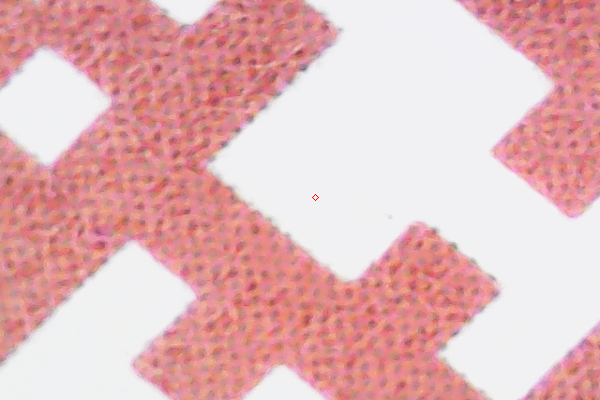
#> input picture opencv_frame_1.png, 600 x 400 px
$ python Test.py
#> lines starting #> are read from the running program, lines starting #| are printed output that depends on the picture; long printed decimals are rounded
#!/usr/bin/env python3
# -*- coding: utf-8 -*-
"""
Created on Wed Sep 27 19:26:39 2023

@author: frankzhao
"""
import time
import numpy as np
import cv2 as cv
#Threshold for matching
MIN_MATCH_COUNT = 10

img1 = cv.imread('opencv_frame_1.png',0) #180 theta
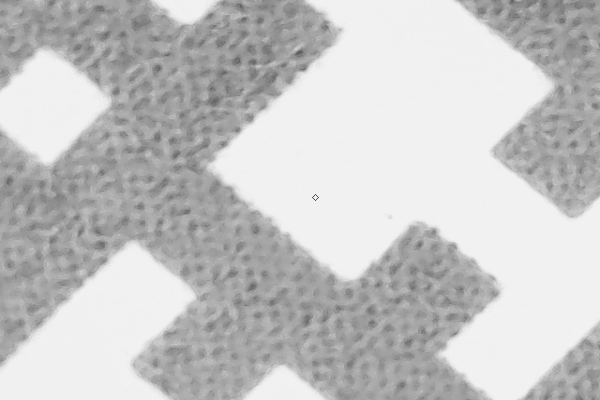
#> img1: shape (400, 600); min 76, max 242, mean 197.1
img2 = cv.imread('opencv_frame_2.png', 0)
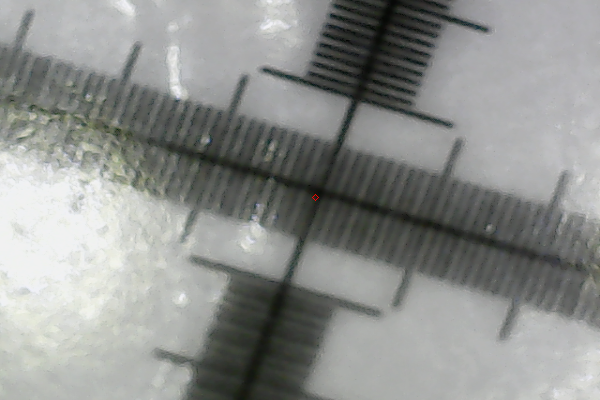
#> input picture opencv_frame_2.png, 600 x 400 px
#> img2: shape (400, 600); min 4, max 241, mean 142.9

#img1 = cv.resize(img1, None, fx=0.15, fy=0.15)
#Create test set
tests=['test1.jpg','test2.jpg','test3.jpg','test4.jpg','test5.jpg','test6.jpg','test7.jpg','test8.jpg']
#tests=['weird6.jpg']

sift=cv.SIFT_create()

def find_transformation(ref,input_frame,scale_factor=0.25,MIN_MATCH_COUNT=10,old=False,draw=False,printout=False):
    #start_time=time.time()
#> called with scale_factor = 0.25, MIN_MATCH_COUNT = 10, old = False, draw = True, printout = True
    img1 = ref
    img2 = ref
    #img1 = cv.resize(img1, None, fx=scale_factor, fy=scale_factor)
    #img2 = input_frame
    #Resize image2 to match the size of image1, for test only, no need to have this in real application
    #img2 = cv.resize(img2, q(img1.shape[1], img1.shape[0]))
    start_time=time.time()
    #Initiate SIFT detector, use xfeatures2d lib only for lower version of openCV
    #sift = cv.xfeatures2d.SIFT_create()
    #sift=cv.SIFT_create()
    #find the keypoints and descriptors with SIFT
    kp1, des1 = sift.detectAndCompute(img1,None)
#> kp1 = 618 keypoints; strongest (x, y, size): (315, 197, 1.8), (137, 293, 62.8), (303, 68, 5.2), (432, 281, 65.7)
    kp2, des2 = sift.detectAndCompute(img2,None)
#> kp2 has the same summary as kp1
    #Create FLANN Match
    FLANN_INDEX_KDTREE = 1
    index_params = dict(algorithm = FLANN_INDEX_KDTREE, trees = 5)
    search_params = dict(checks = 50)
    flann = cv.FlannBasedMatcher(index_params, search_params)
    matches = flann.knnMatch(des1,des2,k=2)
#> matches = 618 matches
    #Store all the good matches as per Lowe's ratio test.
    good = []
    for m,n in matches:
       if m.distance < 0.7*n.distance:
           good.append(m)
#> after the loop, good = 618 matches
           #camera_shift = n.x -m.x, n.y - m.y
#        good.append(m)

    if len(good)>MIN_MATCH_COUNT:
        #taking the shape of the array and changing its shape to reshape into another shape (changing a square to look like a triangle)
        src_pts = np.float32([ kp1[m.queryIdx].pt for m in good ]).reshape(-1,1,2)
#> src_pts = 618 rows, first 8: [8.9, 180.4], [8.9, 180.4], [8.9, 180.4], [9.32, 264.5], [9.32, 264.5], [11.25, 39.5], [12.52, 361.7], [13.39, 220.7]
        dst_pts = np.float32([ kp2[m.trainIdx].pt for m in good ]).reshape(-1,1,2)
#> dst_pts has the same summary as src_pts
        print(src_pts[1])
#| [[  8.897 180.3753  ]]
        print("\n----\n")
        print(dst_pts[1])
#| [[  8.897 180.3753  ]]
        M, mask = cv.findHomography(src_pts, dst_pts, cv.RANSAC,5.0)
#> M = [[1, -5.29e-16, 1.61e-13], [-4.99e-16, 1, 1.99e-13], [-2.38e-18, -1.54e-18, 1]]; mask = 618 values from 1 to 1
        matchesMask = mask.ravel().tolist()
#> matchesMask = 618 values from 1 to 1
        h,w = img1.shape
#> h = 400; w = 600
        pts = np.float32([ [0,0],[0,h-1],[w-1,h-1],[w-1,0] ]).reshape(-1,1,2) #top-left, bottom-left, bottom-right, top-right; 4 corner points at img1
#> pts = [[0, 0], [0, 399], [599, 399], [599, 0]]
        dst = cv.perspectiveTransform(pts,M)                                  #Transform to img2 use M
#> dst = [[1.61e-13, 1.99e-13], [-5.04e-14, 399], [599, 399], [599, -1e-13]]
#        if draw == True:
#            img2 = cv.polylines(img2,[np.int32(dst)],True,255,3, cv.LINE_AA)      #Draw White rectangle dst on img2
#       img2 = cv.polylines(img2,[np.int32(dst)],True,  0,3, cv.LINE_AA)      #Draw Black rectangle dst on img2

        if old:
            # Extract the translation
            dx = M[0, 2]
            dy = M[1, 2]
        else:# New method
            # dx,dy is x,y offset between center of rectangle dst and center of img2
            rect_dst=np.int32(dst)
#> rect_dst = [[0, 0], [0, 399], [599, 399], [599, 0]]
            h2,w2=img2.shape
#> h2 = 400; w2 = 600
            dx = w2//2 - (rect_dst[0][0][0]+rect_dst[2][0][0])//2
#> dx = 1
            dy = h2//2 - (rect_dst[0][0][1]+rect_dst[2][0][1])//2
#> dy = 1
        theta = np.arctan2(M[1, 0], M[0, 0]) * 180 / np.pi
#> theta = -2.86e-14
        elapsed_time=time.time()-start_time
        if printout == True:
            print(f"Time taken to process image {tests[t]}: {elapsed_time:.2f} seconds")
            print(f"Displacement (dx, dy): ({dx}, {dy})")
#| Displacement (dx, dy): (1, 1)
            print(f"Rotation angle (theta): {theta} degrees")
#| Rotation angle (theta): -2.8591863502656584e-14 degrees
    else:
        print( "Not enough matches are found - {}/{}".format(len(good), MIN_MATCH_COUNT) )
        matchesMask = None
    if draw==True:
        draw_params = dict(matchColor = (0,255,0), # draw matches in green color
                           singlePointColor = None,
                           matchesMask = matchesMask, # draw only inliers
                           flags = 2)
#> draw_params = 4 items
        img3 = cv.drawMatches(img1,kp1,img2,kp2,good,None,**draw_params)
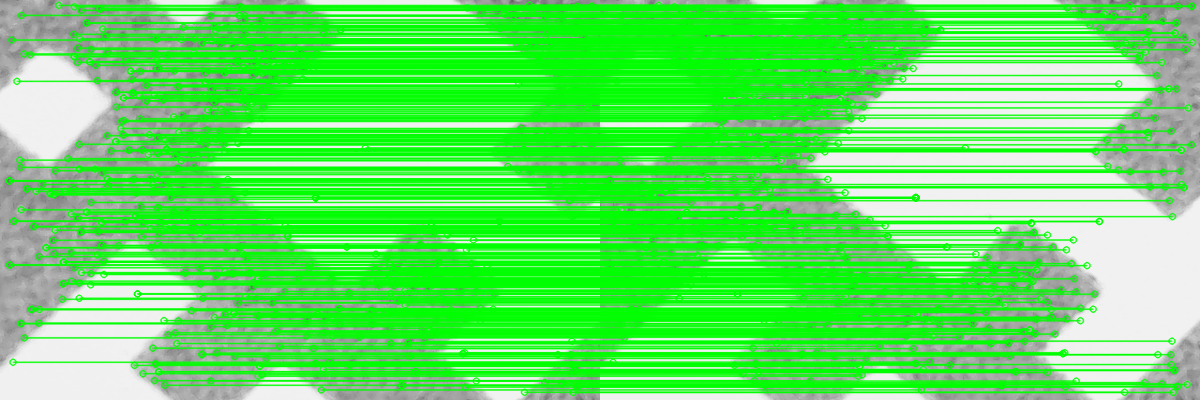
#> img3: shape (400, 1200, 3); mean of channels 0, 1, 2 94.7, 229.3, 94.7; drawn as B, G, R

        # Iterate through each good match to draw the coordinates
        for i, match in enumerate(good):
            if matchesMask[i]:  # Check if this match is to be drawn
                # Coordinates in img1
                x1, y1 = kp1[match.queryIdx].pt
                cv.putText(img3, f"({int(x1)}, {int(y1)})", (int(x1), int(y1)), cv.FONT_HERSHEY_SIMPLEX, 0.5, (255, 0, 0), 1)

                # Coordinates in img2 - adjust x coordinate for the width of the first image
                x2, y2 = kp2[match.trainIdx].pt
                #x2 += img1.shape[1]  # Adjustment for the combined image
                cv.putText(img3, f"({int(x2)}, {int(y2)})", (int(x2+img1.shape[1]), int(y2)), cv.FONT_HERSHEY_SIMPLEX, 0.5, (255, 0, 0), 1)
#> this loop made 618 passes
#> (x1, y1, x2, y2) on passes 1 to 12: (8.9, 180.4, 8.9, 180.4), (8.9, 180.4, 8.9, 180.4), (8.9, 180.4, 8.9, 180.4), (9.32, 264.5, 9.32, 264.5), (9.32, 264.5, 9.32, 264.5), (11.25, 39.5, 11.25, 39.5), (12.52, 361.7, 12.52, 361.7), (13.39, 220.7, 13.39, 220.7), (13.39, 220.7, 13.39, 220.7), (16.41, 80.84, 16.41, 80.84), (19.37, 159.6, 19.37, 159.6), (20.29, 166.9, 20.29, 166.9)
#> (x1, y1) on pass 100: (103.4, 274)
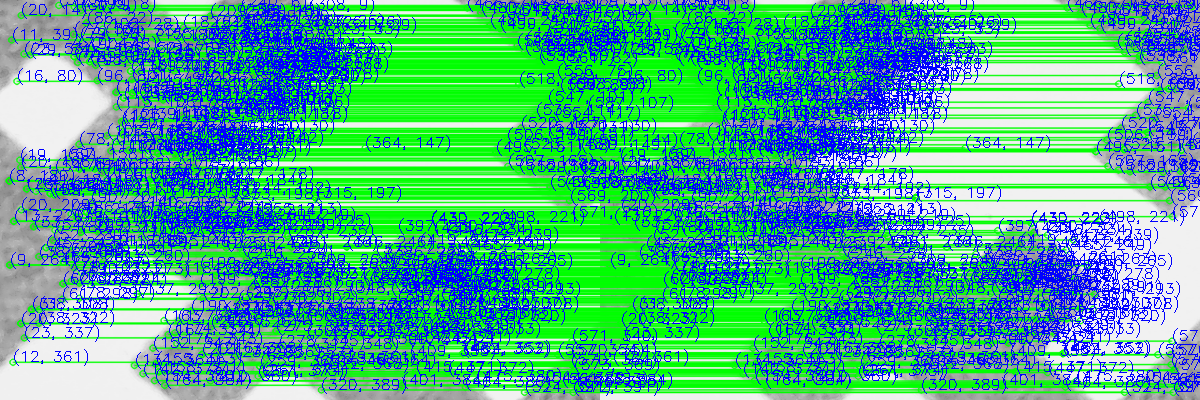
#> img3: shape (400, 1200, 3); mean of channels 0, 1, 2 141.5, 170.4, 75.5; drawn as B, G, R

        cv.namedWindow('image')
        cv.imshow('image',img3)
        cv.waitKey(0)
        cv.destroyAllWindows()
    ret=(dx/scale_factor,dy/scale_factor,theta)
#> ret = (4, 4, -2.86e-14)
    return ret


for t in range(len(tests)):
    img2 = cv.imread(tests[t],0)
    res=find_transformation(img1,img2,scale_factor=0.25,draw=True,printout=True)
#> res = (4, 4, -2.86e-14)
    print(res)
#| (4.0, 4.0, -2.8591863502656584e-14)
    dx=res[0]
#> dx = 4
    dy=res[1]
#> dy = 4
    theta=res[2]
#> theta = -2.86e-14
